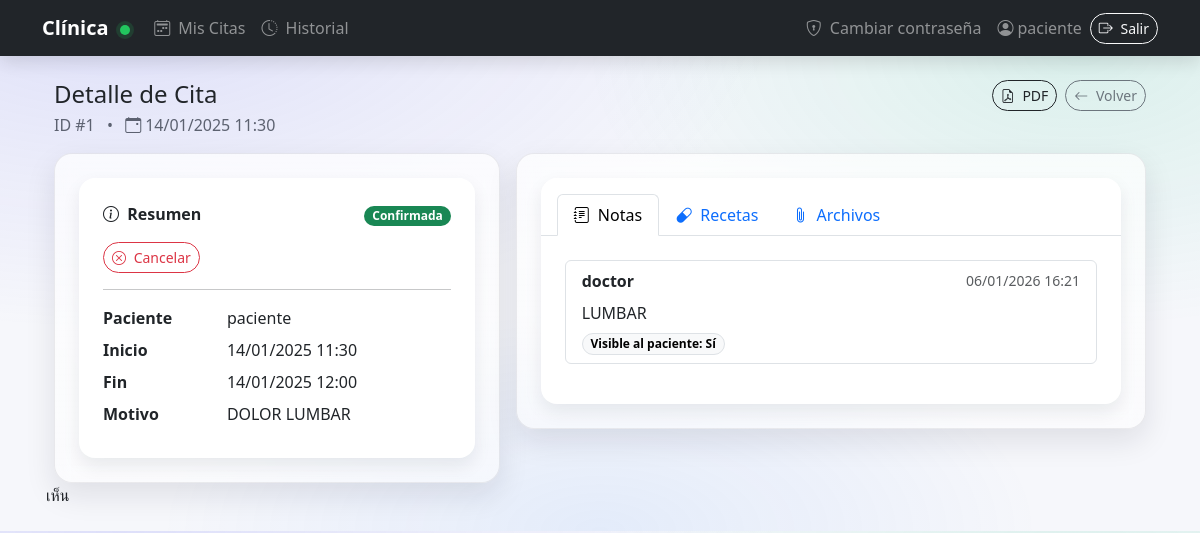
/appointments/1/ (signed in), run on the app's committed database.
### appointments/models.py (models this page shows, shortened)
class Appointment(models.Model):
    STATUS_CHOICES = [
        ("PENDING", "Pendiente"),
        ("CONFIRMED", "Confirmada"),
        ("CANCELLED", "Cancelada"),
        ("DONE", "Finalizada"),
    ]
    patient = models.ForeignKey(Patient, on_delete=models.PROTECT, related_name="appointments")
    doctor = models.ForeignKey(settings.AUTH_USER_MODEL, on_delete=models.PROTECT, related_name="doctor_appointments")
    start_time = models.DateTimeField()
    end_time = models.DateTimeField()
    reason = models.CharField(max_length=255, blank=True)
    status = models.CharField(max_length=20, choices=STATUS_CHOICES, default="PENDING")
    created_at = models.DateTimeField(auto_now_add=True)
    class Meta:
        ordering = ["-start_time"]

### patients/models.py (models this page shows)
class Patient(models.Model):
    user = models.OneToOneField(
        settings.AUTH_USER_MODEL,
        on_delete=models.CASCADE,
        related_name="patient_profile"
    )
    phone = models.CharField(max_length=20, blank=True)
    birth_date = models.DateField(null=True, blank=True)
    address = models.TextField(blank=True)
    created_at = models.DateTimeField(auto_now_add=True)
    def __str__(self):
        return self.user.get_full_name() or self.user.username

### notes/models.py (models this page shows, shortened)
class ClinicalNote(models.Model):
    appointment = models.ForeignKey(Appointment, on_delete=models.CASCADE, related_name="notes")
    author = models.ForeignKey(settings.AUTH_USER_MODEL, on_delete=models.PROTECT)
    content = models.TextField()
    visible_to_patient = models.BooleanField(default=False)
    created_at = models.DateTimeField(auto_now_add=True)
    class Meta:
        ordering = ["-created_at"]

### appointments/views.py (the view, shortened to what this page needs)
# urls.py: path("<int:pk>/", views.appointment_detail, name="appointment_detail"),
@login_required
def appointment_detail(request, pk):
    appointment = get_object_or_404(Appointment, pk=pk)
    is_patient = _is_patient(request.user)
    if is_patient and appointment.patient.user_id != request.user.id:
        messages.error(request, "No tienes permiso para ver esta cita.")
        return redirect("my_appointments")
    notes_qs = appointment.notes.all()
    prescriptions = appointment.prescriptions.all()
    files = appointment.files.all()
    form = None
    prescription_form = None
    file_form = None
    if is_patient:
        notes_qs = notes_qs.filter(visible_to_patient=True)
    return render(
        request,
        "appointments/appointment_detail.html",
        {
            "appointment": appointment,
            "is_patient": is_patient,
            "notes": notes_qs,
            "form": form,
            "prescriptions": prescriptions,
            "files": files,
            "prescription_form": prescription_form,
            "file_form": file_form,
        },
    )

### accounts/templatetags/user_extras.py (called while the page is built)
@register.filter
def has_patient_profile(user):
    return hasattr(user, "patient_profile")

### appointments/views.py (called while the page is built)
def _is_patient(user) -> bool:
    return hasattr(user, "patient_profile")

### appointments/templates/appointments/appointment_detail.html (shortened to what this page needs)
{% extends "base.html" %}
{% block content %}
<div class="container">
  <div class="d-flex align-items-start justify-content-between mb-3 flex-wrap gap-2">
    <div>
      <h1 class="h4 mb-1">Detalle de Cita</h1>
      <div class="muted">
        <span class="me-2">ID #{{ appointment.id }}</span>
        <span class="me-2">•</span>
        <span><i class="bi bi-calendar-event me-1"></i>{{ appointment.start_time|date:"d/m/Y H:i" }}</span>
      </div>
    </div>
    <div class="d-flex flex-wrap gap-2 align-items-center">
      {% if prescriptions %}
        <a class="btn btn-outline-dark btn-sm btn-pill"
           href="{% url 'appointment_prescriptions_pdf' appointment.id %}">
          <i class="bi bi-file-earmark-pdf me-1"></i> PDF
        </a>
      {% endif %}
      <a class="btn btn-outline-secondary btn-sm btn-pill" href="javascript:history.back()">
        <i class="bi bi-arrow-left me-1"></i> Volver
      </a>
    </div>
  </div>
  <div class="row g-3">
    <div class="col-lg-5">
      <div class="panel-glass p-3 p-md-4">
        <div class="card card-soft border-0">
          <div class="card-body p-4">
            <div class="d-flex align-items-center justify-content-between flex-wrap gap-2 mb-3">
              <div class="fw-semibold"><i class="bi bi-info-circle me-1"></i> Resumen</div>
              <div>
                {% if appointment.status == "CONFIRMED" %}
                  <span class="badge bg-success">Confirmada</span>
                {% elif appointment.status == "PENDING" %}
                  <span class="badge bg-warning text-dark">Pendiente</span>
                {% elif appointment.status == "CANCELLED" %}
                  <span class="badge bg-danger">Cancelada</span>
                {% elif appointment.status == "DONE" %}
                  <span class="badge bg-primary">Finalizada</span>
                {% else %}
                  <span class="badge text-bg-light border">{{ appointment.status }}</span>
                {% endif %}
              </div>
            </div>
            {% if not is_patient %}
              <div class="d-flex flex-wrap gap-2 mb-3">
                <form method="post" action="{% url 'appointment_set_status' appointment.id 'PENDING' %}" class="m-0">
                  {% csrf_token %}
                  <button type="submit" class="btn btn-outline-warning btn-sm btn-pill">
                    <i class="bi bi-hourglass-split me-1"></i> Pendiente
                  </button>
                </form>
                <form method="post" action="{% url 'appointment_set_status' appointment.id 'CONFIRMED' %}" class="m-0">
                  {% csrf_token %}
                  <button type="submit" class="btn btn-outline-success btn-sm btn-pill">
                    <i class="bi bi-check2-circle me-1"></i> Confirmar
                  </button>
                </form>
                <form method="post" action="{% url 'appointment_set_status' appointment.id 'CANCELLED' %}" class="m-0">
                  {% csrf_token %}
                  <button type="submit" class="btn btn-outline-danger btn-sm btn-pill">
                    <i class="bi bi-x-circle me-1"></i> Cancelar
                  </button>
                </form>
                <form method="post" action="{% url 'appointment_set_status' appointment.id 'DONE' %}" class="m-0">
                  {% csrf_token %}
                  <button type="submit" class="btn btn-outline-primary btn-sm btn-pill">
                    <i class="bi bi-flag me-1"></i> Finalizar
                  </button>
                </form>
              </div>
            {% else %}
              <div class="d-flex flex-wrap gap-2 mb-3">
                {% if appointment.status != "DONE" and appointment.status != "CANCELLED" %}
                  <form method="post" action="{% url 'patient_cancel_appointment' appointment.id %}" class="m-0">
                    <button class="btn btn-outline-danger btn-sm btn-pill" type="submit"
                            onclick="return confirm('¿Cancelar esta cita?');">
                      <i class="bi bi-x-circle me-1"></i> Cancelar
                    </button>
                  </form>
                {% endif %}
              </div>
            {% endif %}
            <hr>
            <dl class="row mb-0">
              <dt class="col-sm-4">Paciente</dt>
              <dd class="col-sm-8">{{ appointment.patient|default:"—" }}</dd>
              <dt class="col-sm-4">Inicio</dt>
              <dd class="col-sm-8">{{ appointment.start_time|date:"d/m/Y H:i" }}</dd>
              <dt class="col-sm-4">Fin</dt>
              <dd class="col-sm-8">{{ appointment.end_time|date:"d/m/Y H:i" }}</dd>
              <dt class="col-sm-4">Motivo</dt>
              <dd class="col-sm-8">{{ appointment.reason|default:"—" }}</dd>
            </dl>
          </div>
        </div>
      </div>
    </div>
    <div class="col-lg-7">
      <div class="panel-glass p-3 p-md-4">
        <div class="card card-soft border-0">
          <div class="card-body p-0">
            <ul class="nav nav-tabs px-3 pt-3" role="tablist">
              <li class="nav-item" role="presentation">
                <button class="nav-link active" data-bs-toggle="tab" data-bs-target="#tab-notas" type="button" role="tab">
                  <i class="bi bi-journal-text me-1"></i> Notas
                </button>
              </li>
              <li class="nav-item" role="presentation">
                <button class="nav-link" data-bs-toggle="tab" data-bs-target="#tab-recetas" type="button" role="tab">
                  <i class="bi bi-capsule me-1"></i> Recetas
                </button>
              </li>
              <li class="nav-item" role="presentation">
                <button class="nav-link" data-bs-toggle="tab" data-bs-target="#tab-archivos" type="button" role="tab">
                  <i class="bi bi-paperclip me-1"></i> Archivos
                </button>
              </li>
            </ul>
            <div class="tab-content p-4">
              <div class="tab-pane fade show active" id="tab-notas" role="tabpanel">
                {% if notes %}
                  <div class="list-group mb-3">
                    {% for n in notes %}
                      <div class="list-group-item">
                        <div class="d-flex justify-content-between align-items-center flex-wrap gap-2">
                          <strong>{{ n.author|default:"—" }}</strong>
                          <span class="text-muted small">{{ n.created_at|date:"d/m/Y H:i" }}</span>
                        </div>
                        <div class="mt-2">{{ n.content }}</div>
                        <div class="mt-2 d-flex flex-wrap gap-2 align-items-center">
                          <span class="badge text-bg-light border">
                            Visible al paciente: {{ n.visible_to_patient|yesno:"Sí,No" }}
                          </span>
                        </div>
                      </div>
                    {% endfor %}
                  </div>
                {% else %}
                  <p class="text-muted mb-3">No hay notas aún.</p>
                {% endif %}
              </div>
            </div>
          </div>
        </div>
      </div>
    </div>
เห็น
  </div>
</div>
{% endblock %}

### templates/base.html (shortened to what this page needs)
{% load user_extras %}
<!doctype html>
<html lang="es">
  <head>
    <link href="https://cdn.jsdelivr.net/npm/bootstrap@5.3.3/dist/css/bootstrap.min.css" rel="stylesheet">
    <link href="https://cdn.jsdelivr.net/npm/bootstrap-icons@1.11.3/font/bootstrap-icons.min.css" rel="stylesheet">
  </head>
  <body>
    <nav class="navbar navbar-expand-lg navbar-dark bg-dark">
      <div class="container">
        <a class="navbar-brand fw-semibold" href="{% url 'home' %}">
          Clínica <span class="brand-dot"></span>
        </a>
        <div class="collapse navbar-collapse" id="nav">
          <ul class="navbar-nav me-auto">
            {% if user.is_authenticated %}
              <li class="nav-item">
                <a class="nav-link" href="{% url 'my_appointments' %}">
                  <i class="bi bi-calendar2-week me-1"></i> Mis Citas
                </a>
              </li>
              {% if not user|has_patient_profile %}
                <li class="nav-item">
                  <a class="nav-link" href="{% url 'doctor_agenda' %}">
                    <i class="bi bi-calendar-event me-1"></i> Agenda
                  </a>
                </li>
                <li class="nav-item">
                  <a class="nav-link" href="{% url 'doctor_dashboard' %}">
                    <i class="bi bi-speedometer2 me-1"></i> Dashboard
                  </a>
                </li>
                <li class="nav-item">
                  <a class="nav-link" href="{% url 'patient_create' %}">
                    <i class="bi bi-person-plus me-1"></i> Crear paciente
                  </a>
                </li>
              {% else %}
                <li class="nav-item">
                  <a class="nav-link" href="{% url 'patient_history' %}">
                    <i class="bi bi-clock-history me-1"></i> Historial
                  </a>
                </li>
              {% endif %}
            {% endif %}
          </ul>
          <ul class="navbar-nav ms-auto align-items-lg-center gap-lg-2">
            {% if user.is_authenticated %}
              <li class="nav-item">
                <a class="nav-link" href="{% url 'password_change' %}">
                  <i class="bi bi-shield-lock me-1"></i> Cambiar contraseña
                </a>
              </li>
              <li class="nav-item">
                <span class="navbar-text text-white-50">
                  <i class="bi bi-person-circle me-1"></i>{{ user.username }}
                </span>
              </li>
              <li class="nav-item">
                <form method="post" action="{% url 'logout' %}" class="m-0">
                  <button class="btn btn-outline-light btn-sm btn-pill" type="submit">
                    <i class="bi bi-box-arrow-right me-1"></i> Salir
                  </button>
                </form>
              </li>
            {% else %}
              <li class="nav-item">
                <a class="nav-link link-muted" href="{% url 'login' %}">
                  <i class="bi bi-box-arrow-in-right me-1"></i> Entrar
                </a>
              </li>
            {% endif %}
          </ul>
        </div>
      </div>
    </nav>
    <main class="container py-4">
      {% block content %}{% endblock %}
    </main>
  </body>
</html>

### templates/base.html (style rules this page uses)
:root { --glass: rgba(255,255,255,.72); --glass2: rgba(255,255,255,.52); --stroke: rgba(17,24,39,.08); --shadow: 0 12px 30px rgba(17,24,39,.10); --shadow2: 0 8px 18px rgba(17,24,39,.08); }
body { background: radial-gradient(1200px 600px at 10% 0%, rgba(99,102,241,.16), transparent 55%), radial-gradient(900px 500px at 90% 10%, rgba(16,185,129,.12), transparent 55%), radial-gradient(800px 400px at 50% 100%, rgba(59,130,246,.10), transparent 55%), #f6f7fb; }
.navbar { box-shadow: 0 6px 18px rgba(0,0,0,.12); }
.navbar .nav-link { opacity:.92; }
.brand-dot { width:10px; height:10px; border-radius:999px; background:#22c55e; display:inline-block; margin-left:.4rem; box-shadow:0 0 0 4px rgba(34,197,94,.15); }
.muted { color: rgba(17,24,39,.65); }
.panel-glass { background: linear-gradient(180deg, var(--glass), var(--glass2)); border: 1px solid var(--stroke); border-radius: 18px; box-shadow: var(--shadow); backdrop-filter: blur(10px); }
.card-soft { border-radius: 16px; box-shadow: var(--shadow2); }
.btn-pill { border-radius: 999px; }
.badge { border-radius: 999px; }

### data on the page
Appointment: id "1", start_time "14/01/2025 11:30", patient "paciente", end_time "14/01/2025 12:00", reason "DOLOR LUMBAR"
ClinicalNote: author "doctor", created_at "06/01/2026 16:21", content "LUMBAR", visible_to_patient "Sí"

### other printed values
{{ user.username }} "paciente"
